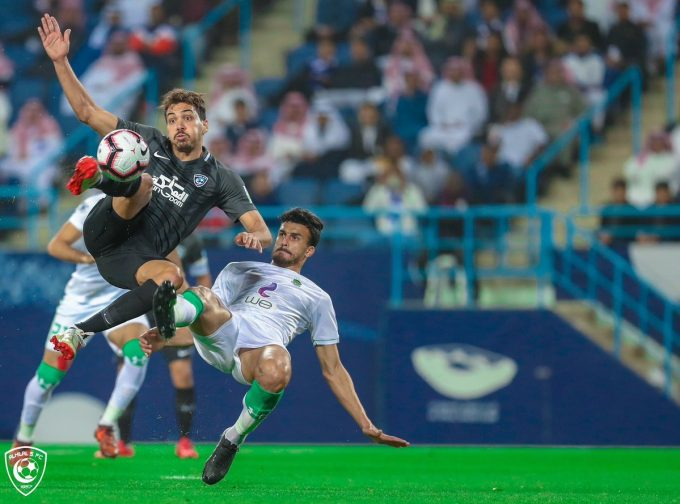
#> input picture ce3.jpg, 680 x 504 px
$ python AdaptiveThresholding.py --image ce3.jpg
#> lines starting #> are read from the running program, lines starting #| are printed output that depends on the picture; after the words box and inside, x2 and y2 are one past the last pixel; in counts of white or black regions, pixels touching at a corner belong together
import numpy as np
import cv2 as cv
import argparse
import matplotlib.pyplot as pt

ap = argparse.ArgumentParser()
ap.add_argument("-i", "--image", required=True, help="Path to img")
args = vars(ap.parse_args())

img = cv.imread(args["image"])
#> img is the input picture: shape (504, 680, 3); mean B, G, R 100.4, 101.9, 69.7
cv.imshow("org", img)

img=cv.cvtColor(img,cv.COLOR_BGR2GRAY)
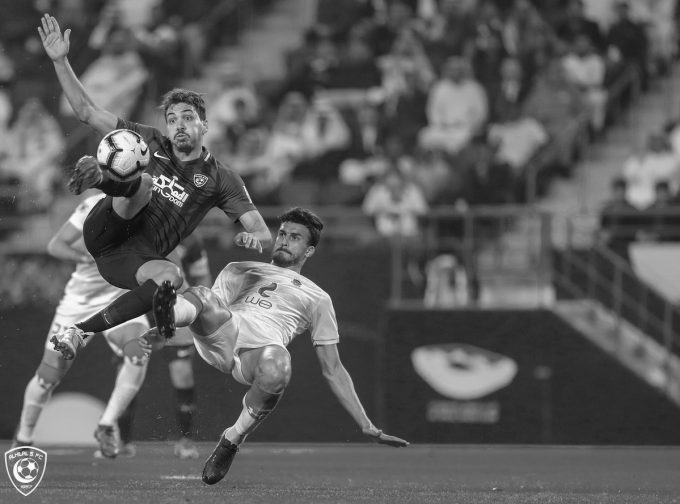
#> img: shape (504, 680); min 5, max 255, mean 92.1
blurrr=cv.GaussianBlur(img,(5,5),0)
cv.imshow("blured", blurrr)


tres=cv.adaptiveThreshold(blurrr,255,cv.ADAPTIVE_THRESH_MEAN_C, cv.THRESH_BINARY,15,3)
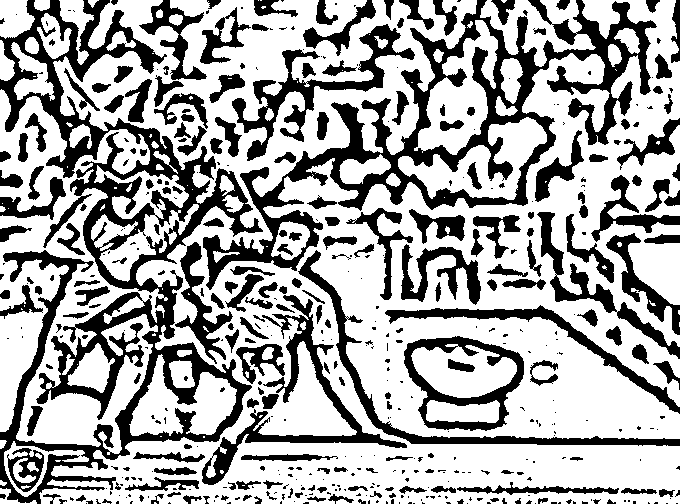
#> tres: shape (504, 680); 65.8% white; 478 black regions (268 under 20 px), largest, box (x1, y1, x2, y2) and area: (0, 0, 263, 504) 30847, (203, 0, 657, 290) 22197, (202, 295, 407, 485) 4631
cv.imshow("tres", tres)


cv.waitKey(0)
